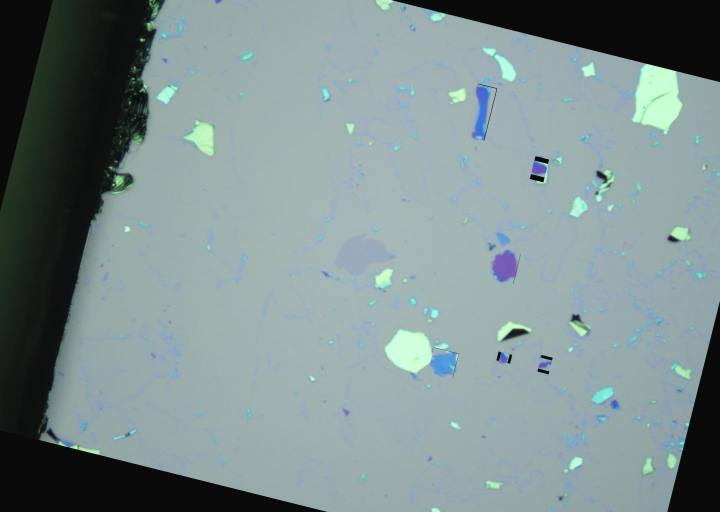
#> input picture graphene.v4i.coco/train/0-8-3-6-2-10-3_png.rf.7f9b435883b535cb504e6b9d67433b2b.jpg, 1440 x 1024 px (shown at 1/2 size)
$ python -i selective_hybrid_full_pipeline_v4_smooth.py   (imports and definitions only)   (older library calls are emulated)
#> lines starting #> are read from the running program, lines starting #| are printed output that depends on the picture; after the words box and inside, x2 and y2 are one past the last pixel; in counts of white or black regions, pixels touching at a corner belong together
#!/usr/bin/env python3
"""Compact non-DL raw/infra subpart pipeline.

Pipeline assumption:
- Upstream model gives large-block masks (category 'gra') on RAW images only.
- RAW and INFRA images are paired but not pixel-aligned.
- Final subparts are output in INFRA coordinates.

Main steps:
1. Split each raw large block into subparts with v3 raw graph-superpixel baseline.
2. Estimate raw->infra registration using raw gra mask and an automatically detected infra foreground mask.
3. Warp raw subparts to infra coordinates. This raw-warp result is the default seed.
4. Build a small set of final candidates: merge-to-one, raw+infra hybrid, and raw multi-channel Canny.
5. Use conservative gates and unsupervised scores to select the final result.
6. If infra manual subparts exist in COCO, evaluate final masks against infra subparts.

This script intentionally does not use deep learning. It also does not use infra gra/subpart annotations for inference;
those are used only when --eval is set.
"""
from __future__ import annotations

import argparse
import json
import math
import shutil
import tempfile
import zipfile
from dataclasses import asdict, dataclass
from pathlib import Path
from typing import Dict, List, Optional, Sequence, Tuple

import cv2
import numpy as np
import pandas as pd
from PIL import Image, ImageDraw, ImageFont
from scipy.ndimage import distance_transform_edt
from scipy.optimize import linear_sum_assignment
from skimage.filters import threshold_multiotsu
from skimage.segmentation import felzenszwalb, find_boundaries
from sklearn.cluster import KMeans
from sklearn.metrics import adjusted_rand_score

COLORS = np.array([
    [230,25,75],[60,180,75],[255,225,25],[0,130,200],[245,130,48],
    [145,30,180],[70,240,240],[240,50,230],[210,245,60],[250,190,190],
    [0,128,128],[230,190,255],[170,110,40],[255,250,200],[128,0,0],
    [170,255,195],[128,128,0],[255,215,180],[0,0,128],[128,128,128]
], dtype=np.uint8)

@dataclass
class V3Params:
    gaussian_sigma_divisor: float = 7.0
    gaussian_sigma_min: float = 9.0
    contrast_low: float = 7.0
    contrast_high: float = 16.0
    felz_scale_small: float = 55.0
    felz_scale_large: float = 70.0
    felz_sigma: float = 0.45
    felz_min_size_area_divisor: float = 900.0
    felz_min_size_floor: int = 18
    large_area_threshold: int = 12000
    min_component_area_fraction: float = 0.012
    min_component_area_floor: int = 25

@dataclass
class Metrics:
    method: str
    raw_file: str
    infra_file: str
    raw_image_id: int
    infra_image_id: int
    raw_block: int
    infra_block: int
    reg_iou: float
    decision: str
    gt_regions: int
    pred_regions: int
    ari: float
    cover_gt: float
    cover_pred: float
    boundary_precision: float
    boundary_recall: float
    boundary_f1: float
    eval_area: int
    raw_regions: int
    infra_candidate_regions: int
    raw_score: float
    infra_score: float
    auto_mask_iou: float

# ---------------- COCO / IO ----------------
# [45 lines left out: functions parse_args, prepare_dataset, find_ann, load_coco, image_path, not called in this run]

def read_rgb(path: Path) -> np.ndarray:
    return np.array(Image.open(path).convert('RGB'))

# [48 lines left out: functions poly_mask, masks_for, union_masks, relabel, fill_zero_inside, bbox and 1 more, not called in this run]

def normalize_channel(ch, valid):
    p1,p99=np.percentile(ch[valid],[1,99])
    return np.clip((ch-p1)/max(1.0,float(p99-p1)),0,1)

# [122 lines left out: functions choose_classes, cleanup_classmap, segment_raw_v3, corrected_infra_intensity, infra_kmeans_candidate, infra_quantile_candidate and 1 more, not called in this run]

def shape_iou_cost(a:np.ndarray,b:np.ndarray)->float:
    A=norm_mask(a)>0; B=norm_mask(b)>0
    return 1.0-float((A&B).sum()/(((A|B).sum())+1e-9))

def auto_infra_candidates(rgb:np.ndarray, max_cands:int=16)->List[np.ndarray]:
#> called with max_cands = 16
    gray=cv2.cvtColor(rgb,cv2.COLOR_RGB2GRAY)
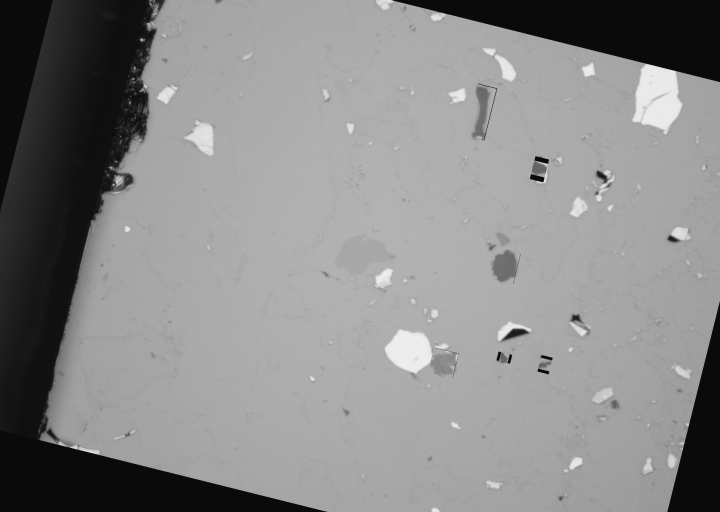
#> gray: shape (1024, 1440) (shown at 1/2 size); min 0, max 246, mean 137.3
    H,W=gray.shape
#> H = 1024; W = 1440
    bl=cv2.GaussianBlur(gray,(0,0),2)
    qs=[10,20,30,40,50,60,70,80,90]
    thresholds=list(np.percentile(bl.ravel(),qs))
#> thresholds = [14, 43, 161, 165, 167, 169, 171, 173, 175]
    otsu,_img=cv2.threshold(bl,0,255,cv2.THRESH_BINARY+cv2.THRESH_OTSU)
#> otsu = 94
    thresholds.append(float(otsu))
    out=[]
    k=cv2.getStructuringElement(cv2.MORPH_ELLIPSE,(7,7))
    for t in thresholds:
        for pol in (0,1):
            m=((bl<t) if pol==0 else (bl>t)).astype(np.uint8)*255
            m=cv2.morphologyEx(m,cv2.MORPH_OPEN,k,iterations=1)
            m=cv2.morphologyEx(m,cv2.MORPH_CLOSE,k,iterations=2)
            n,cc,stats,_=cv2.connectedComponentsWithStats(m,8)
            comps=[]
            for i in range(1,n):
                area=int(stats[i,cv2.CC_STAT_AREA])
                if area<0.008*H*W or area>0.85*H*W: continue
                comps.append((area,i))
            comps=sorted(comps,reverse=True)[:3]
            for topn in (1,2):
                if len(comps)>=topn:
                    mm=np.zeros((H,W),np.uint8)
                    for _,ci in comps[:topn]: mm[cc==ci]=255
                    # cheap dedupe by Jaccard against stored masks.
                    duplicate=False
                    for u in out:
                        inter=np.logical_and(mm>0,u>0).sum(); union=np.logical_or(mm>0,u>0).sum()
                        if union and inter/union>0.93:
                            duplicate=True; break
                    if not duplicate: out.append(mm)
                    if len(out)>=max_cands: return out
#> this loop made 7 passes
#> t on passes 1 to 7: 14, 43, 161, 165, 167, 169, 171
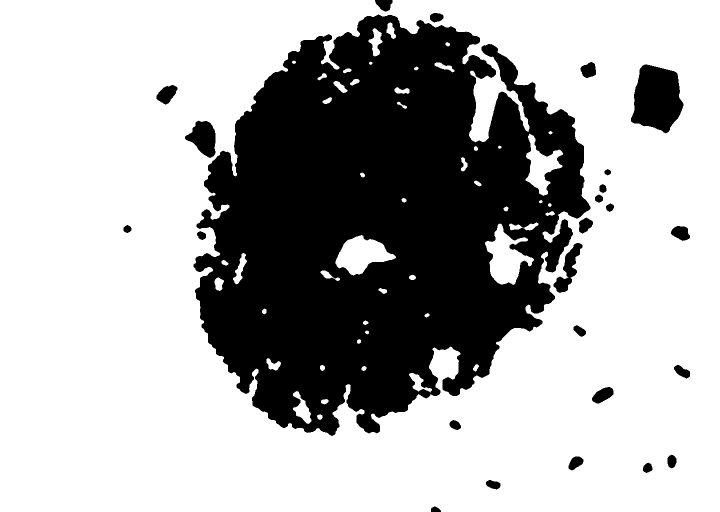
#> m: shape (1024, 1440) (shown at 1/2 size); 68.9% white; 25 black regions, largest, box (x1, y1, x2, y2) and area: (387, 29, 1181, 872) 433729, (1262, 129, 1367, 267) 10410, (370, 241, 431, 316) 2848
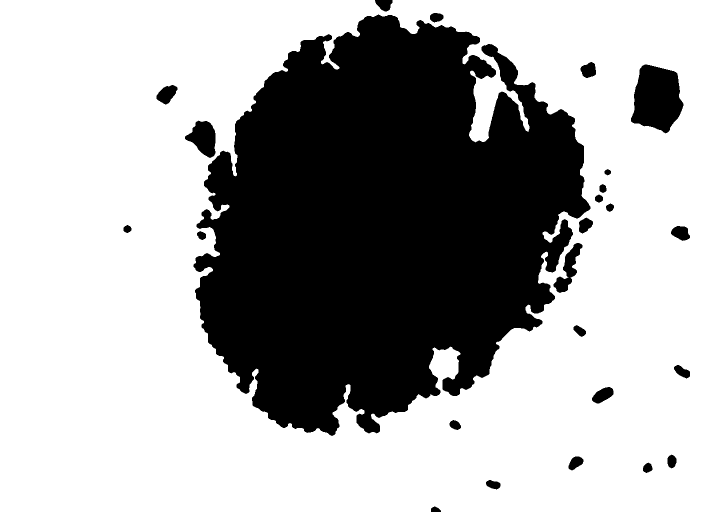
#> mm: shape (1024, 1440) (shown at 1/2 size); 67.3% white; 25 black regions, largest, box (x1, y1, x2, y2) and area: (387, 29, 1181, 872) 457996, (1262, 129, 1367, 267) 10410, (370, 241, 431, 316) 2848
#> after the loop, out = 16 items
    return out

def component_count(mask:np.ndarray)->int:
    n,cc,stats,_=cv2.connectedComponentsWithStats((mask>0).astype(np.uint8),8)
    return sum(stats[i,cv2.CC_STAT_AREA] > 0.02*mask.size for i in range(1,n))

# [18 lines left out: functions choose_best_infra_mask_for_raw, affine_from_bbox, not called in this run]

def warp_label(label:np.ndarray, M:np.ndarray, out_shape:Tuple[int,int])->np.ndarray:
    return cv2.warpAffine(label.astype(np.int32),M,(out_shape[1],out_shape[0]),flags=cv2.INTER_NEAREST,borderValue=0).astype(np.int32)

def warp_mask(mask:np.ndarray, M:np.ndarray, out_shape:Tuple[int,int])->np.ndarray:
    return cv2.warpAffine((mask>0).astype(np.uint8)*255,M,(out_shape[1],out_shape[0]),flags=cv2.INTER_NEAREST,borderValue=0)

# [187 lines left out: functions registration_iou, label_from_subparts, covering, bf1, eval_metrics, score_segmentation_in_infra and 7 more, not called in this run]

def warp_float(ch: np.ndarray, M: np.ndarray, out_shape: Tuple[int, int]) -> np.ndarray:
    return cv2.warpAffine(ch.astype(np.float32), M, (out_shape[1], out_shape[0]), flags=cv2.INTER_LINEAR, borderValue=0).astype(np.float32)

# [12 lines left out: function raw_evidence_channels_in_infra, not called in this run]

RAW_CANNY_CHANNELS = ("gray", "Lcorr", "R", "G", "B")
RAW_CANNY_SCORE_CHANNELS = ("gray", "Lcorr", "G", "B")

# [188 lines left out: functions raw_canny_norm_u8, raw_canny_edges_u8, raw_canny_edge_maps, raw_canny_combo_edges, raw_canny_label_from_edges, raw_channel_norm01 and 6 more, not called in this run]

def draw_contour(rgb,mask,color=(0,255,0),width=2):
    out=rgb.copy(); cs,_=cv2.findContours((mask>0).astype(np.uint8)*255,cv2.RETR_EXTERNAL,cv2.CHAIN_APPROX_SIMPLE); cv2.drawContours(out,cs,-1,color,width); return out

# [5 lines left out: function add_title, not called in this run]

def resize_w(img,w):
    pil=Image.fromarray(img); h=max(1,int(pil.height*w/pil.width)); return np.array(pil.resize((w,h),Image.Resampling.LANCZOS))

# [25 lines left out: functions make_panel, contact, not called in this run]

# ---------------- Pairing ----------------
def load_pair_csv(path:Path)->List[Tuple[str,str]]:
    df=pd.read_csv(path)
    return list(zip(df['raw_file'].astype(str), df['infra_file'].astype(str)))

def pair_by_order(raws,infras):
    return [(r['file_name'], i['file_name']) for r,i in zip(sorted(raws,key=lambda x:x['file_name']), sorted(infras,key=lambda x:x['file_name']))]

# [183 lines left out: functions pair_by_shape, main, not called in this run]

# [2 lines not run here, left out]

>>> import cv2
>>> picture = cv2.cvtColor(cv2.imread('../../graphene.v4i.coco/train/0-8-3-6-2-10-3_png.rf.7f9b435883b535cb504e6b9d67433b2b.jpg'), cv2.COLOR_BGR2RGB)
>>> result = auto_infra_candidates(picture)
#> result = 16 items

$ run again, on graphene.v4i.coco/train/1-4-4-5-6-10-6_png.rf.98425418a0ba7fc1186ff9d628ec86fc.jpg
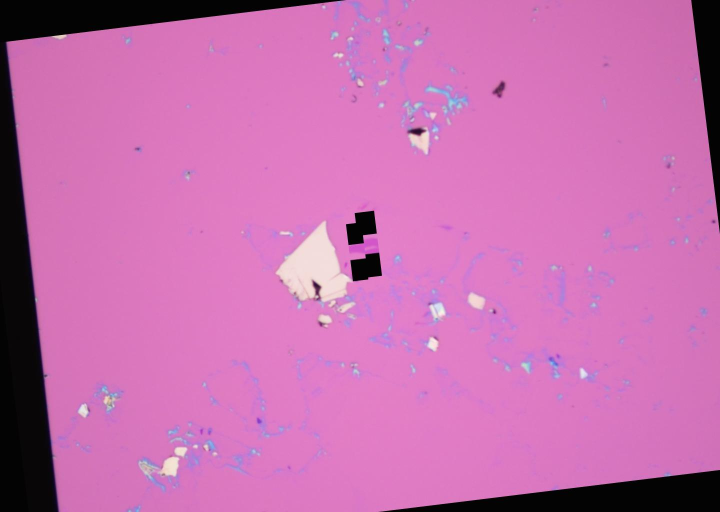
#> input picture graphene.v4i.coco/train/1-4-4-5-6-10-6_png.rf.98425418a0ba7fc1186ff9d628ec86fc.jpg, 1440 x 1024 px (shown at 1/2 size)
#> in auto_infra_candidates, `gray=cv2.cvtColor(rgb,cv2.COLOR_RGB2GRAY)`:
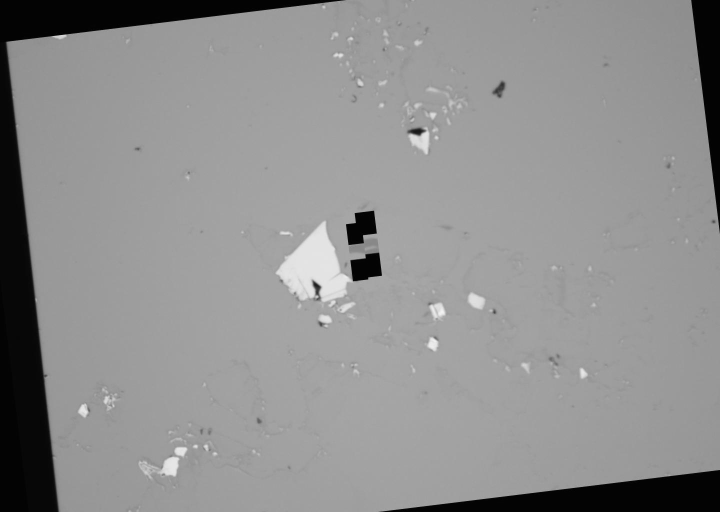
#> gray: shape (1024, 1440) (shown at 1/2 size); min 0, max 244, mean 143.6
#> thresholds = [128, 151, 153, 155, 157, 158, 160, 162, 163]
#> otsu = 82
#> the loop in auto_infra_candidates, `for t in thresholds:` made 7 passes
#> t on passes 1 to 7: 128, 151, 153, 155, 157, 158, 160
#> after the loop in auto_infra_candidates, `for t in thresholds:`:
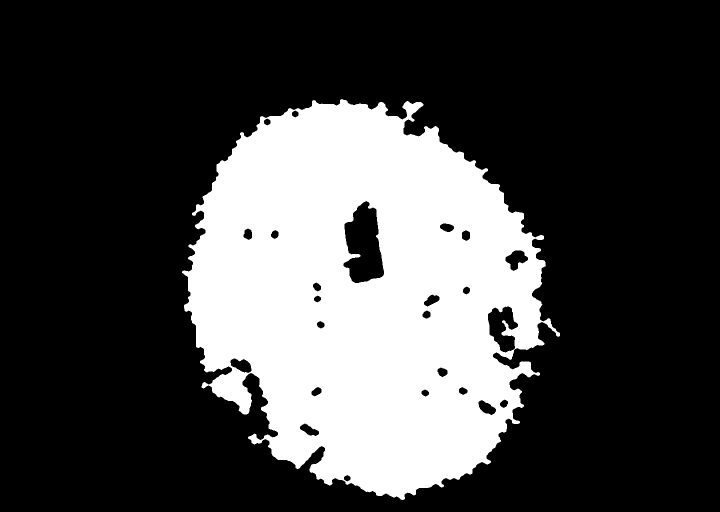
#> mm: shape (1024, 1440) (shown at 1/2 size); 27.3% white; 1 white region, box (x1, y1, x2, y2) and area: (364, 198, 1120, 1000) 401872
#> after the loop in auto_infra_candidates, `for t in thresholds:`: out = 16 items

$ run again, on graphene.v4i.coco/train/1-5-4-2-1_png.rf.6f3224bf9af93aa14c05da9335184ad0.jpg
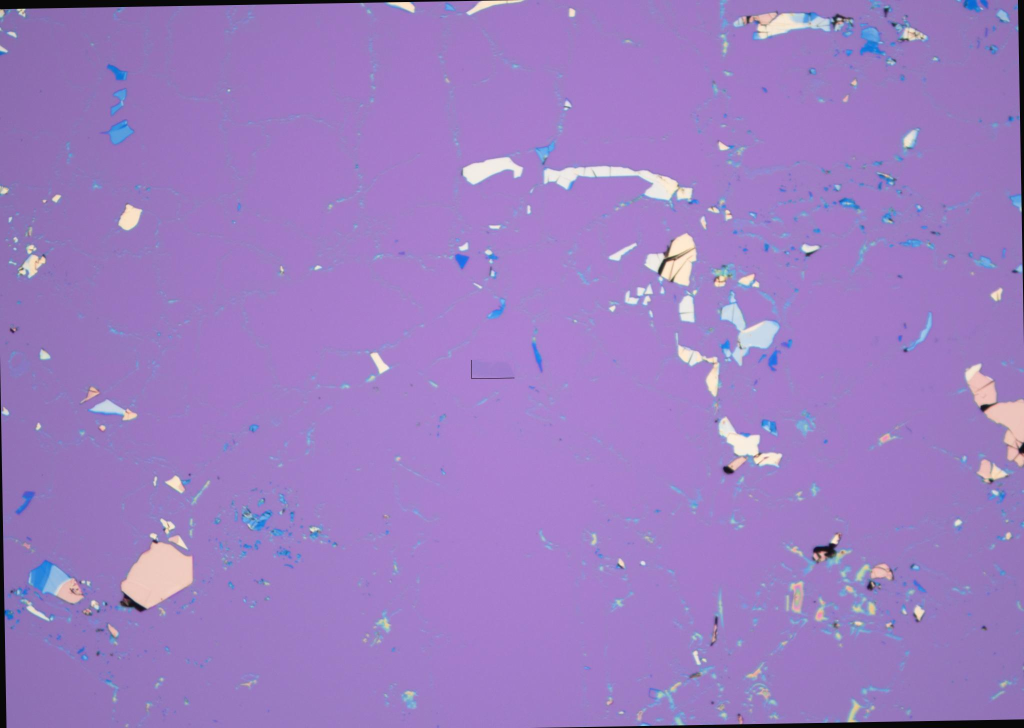
#> input picture graphene.v4i.coco/train/1-5-4-2-1_png.rf.6f3224bf9af93aa14c05da9335184ad0.jpg, 2048 x 1456 px (shown at 1/2 size)
#> in auto_infra_candidates, `gray=cv2.cvtColor(rgb,cv2.COLOR_RGB2GRAY)`:
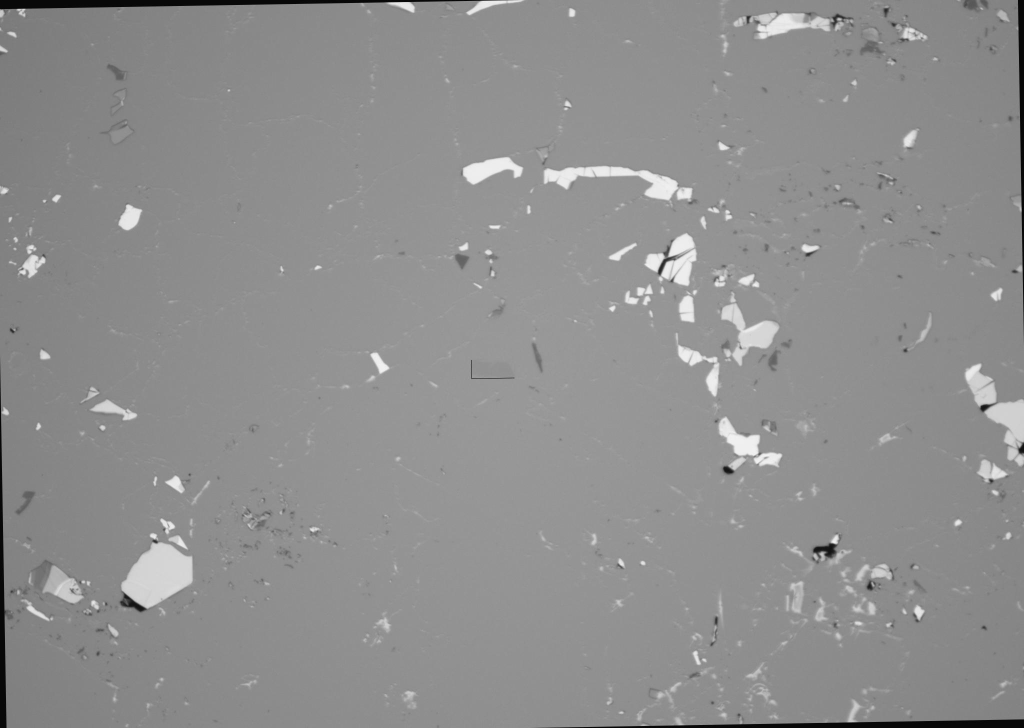
#> gray: shape (1456, 2048) (shown at 1/2 size); min 1, max 245, mean 142.8
#> thresholds = [133, 137, 139, 141, 143, 144, 146, 148, 150]
#> otsu = 85
#> the loop in auto_infra_candidates, `for t in thresholds:` made 7 passes
#> t on passes 1 to 7: 133, 137, 139, 141, 143, 144, 146
#> after the loop in auto_infra_candidates, `for t in thresholds:`:
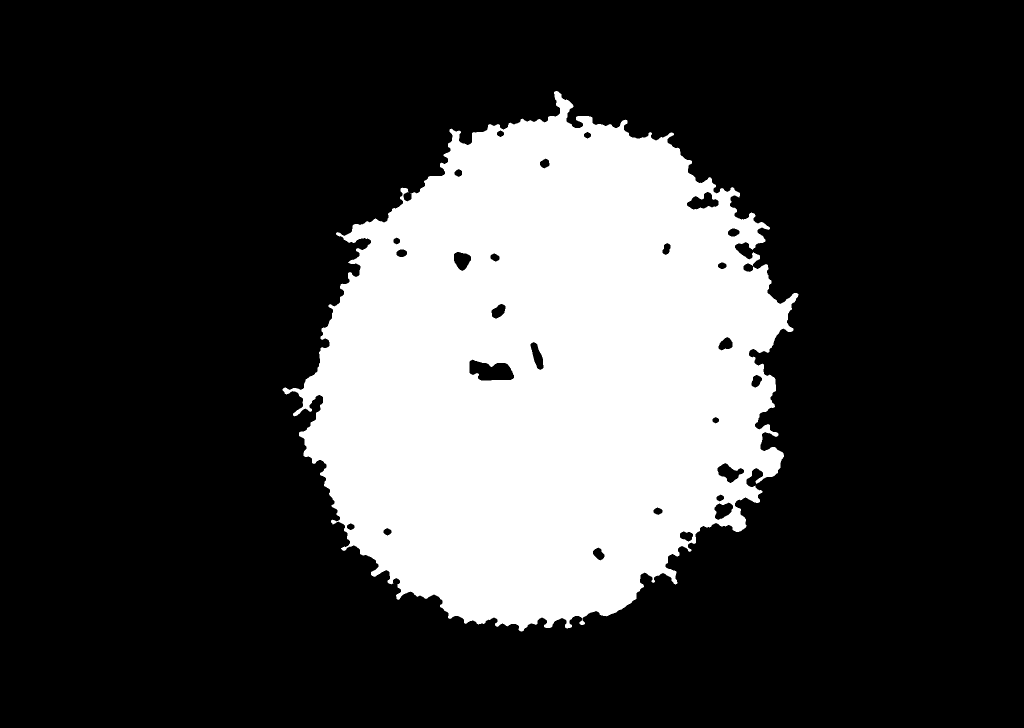
#> mm: shape (1456, 2048) (shown at 1/2 size); 24.4% white; 1 white region, box (x1, y1, x2, y2) and area: (565, 182, 1597, 1263) 727176
#> after the loop in auto_infra_candidates, `for t in thresholds:`: out = 16 items
